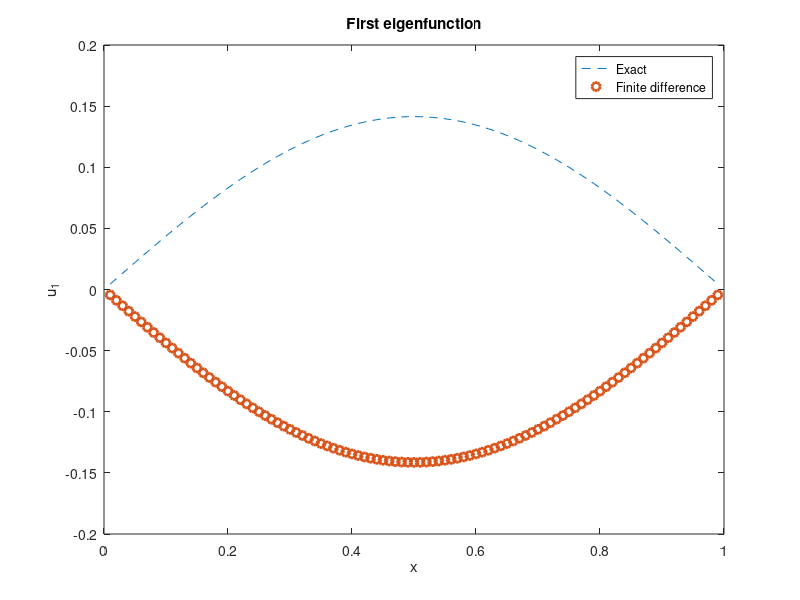
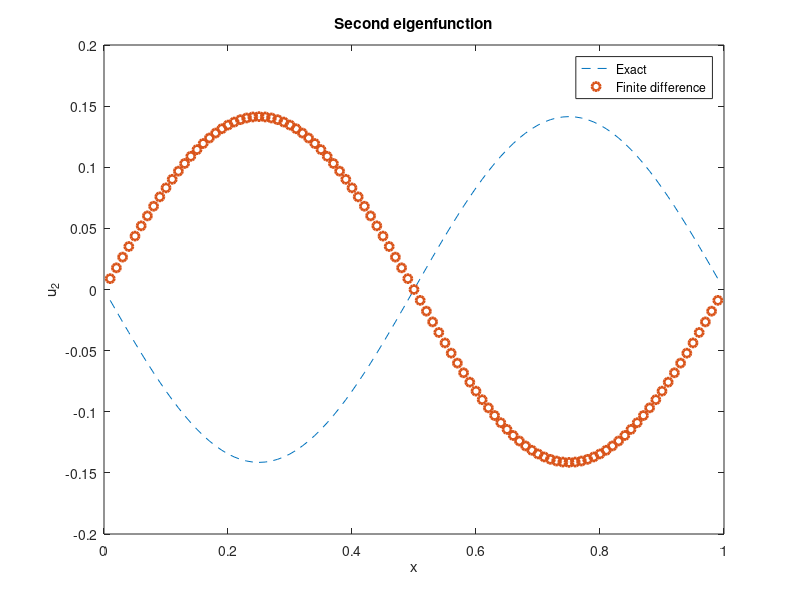
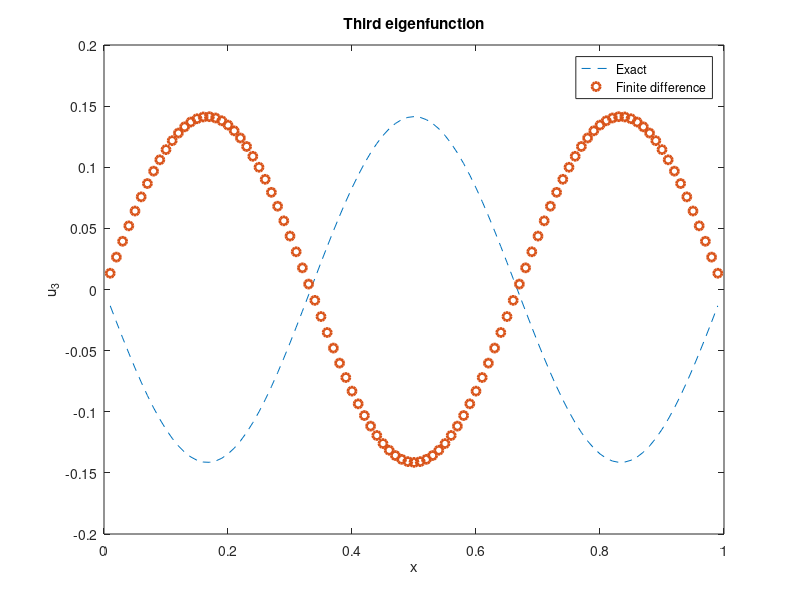
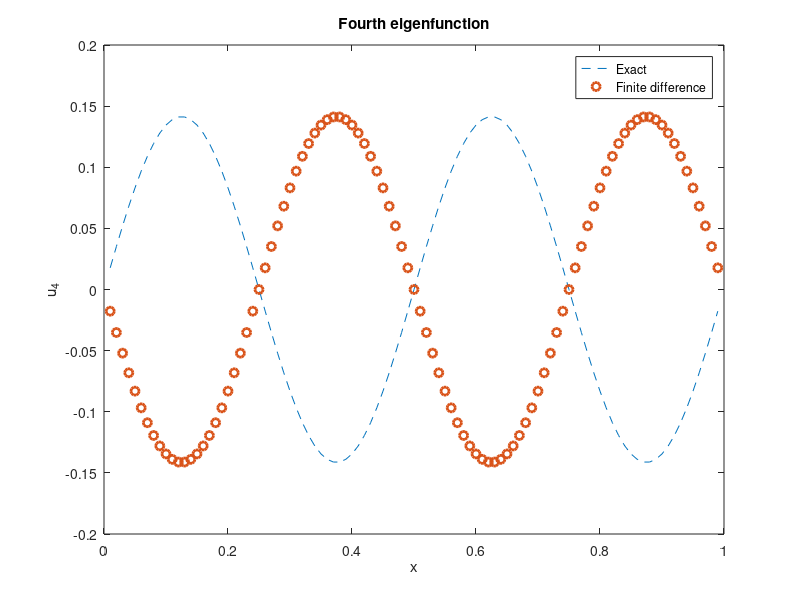

Reproduce these figures in MATLAB, in order.
n = 100;
xmin = 0;
xmax = 1;
h = (xmax-xmin)/n;
x = linspace(xmin+h, xmax-h, n-1);

e = ones(n-1,1);
A = -(1/h^2)*spdiags([e,-2*e,e], -1:1, n-1, n-1);

% Compute all eigenvalues
[V,D] = eig(full(A));
l = diag(D);

% Exact eigenvalues
le = pi^2 * ((1:(n-1)).^2)';

% Compute error in eigenvalues
err = abs(l - le);
figure(200)
plot(err,'o')
grid on
xlabel('n')
ylabel('Error in eigenvalue \lambda_n')

% Plot exact and numerical eigenfunctions
% Exact eigenfunctions are sin(j*pi*x), j=1,2,...
figure(1)
ve = sin(pi*x); ve = ve/norm(ve);
plot(x,ve,'--',x,V(:,1)','o','LineWidth',2)
xlabel('x'), ylabel('u_1')
title('First eigenfunction')
legend('Exact','Finite difference')

figure(2)
ve = -sin(2*pi*x); ve = ve/norm(ve);
plot(x,ve,'--',x,V(:,2)','o','LineWidth',2)
xlabel('x'), ylabel('u_2')
title('Second eigenfunction')
legend('Exact','Finite difference')

figure(3)
ve = -sin(3*pi*x); ve = ve/norm(ve);
plot(x,ve,'--',x,V(:,3)','o','LineWidth',2)
xlabel('x'), ylabel('u_3')
title('Third eigenfunction')
legend('Exact','Finite difference')

figure(4)
ve = sin(4*pi*x); ve = ve/norm(ve);
plot(x,ve,'--',x,V(:,4)','o','LineWidth',2)
xlabel('x'), ylabel('u_4')
title('Fourth eigenfunction')
legend('Exact','Finite difference')
